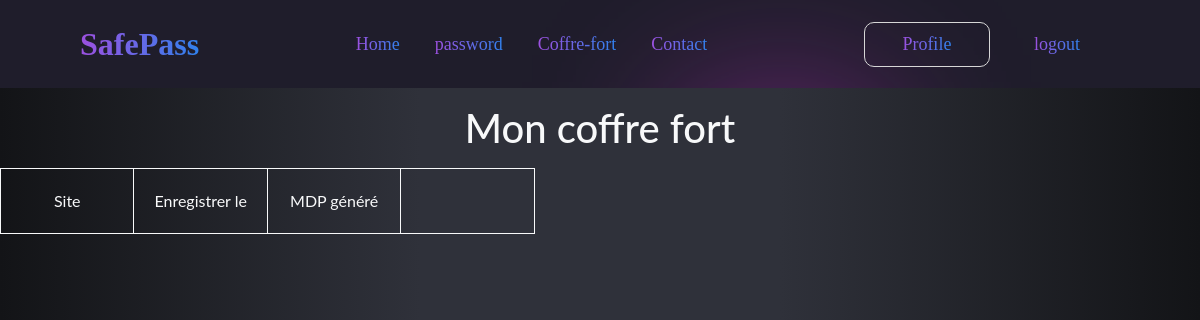
/generator/coffre-fort/ (signed in), run on an earlier commit of the app's database.
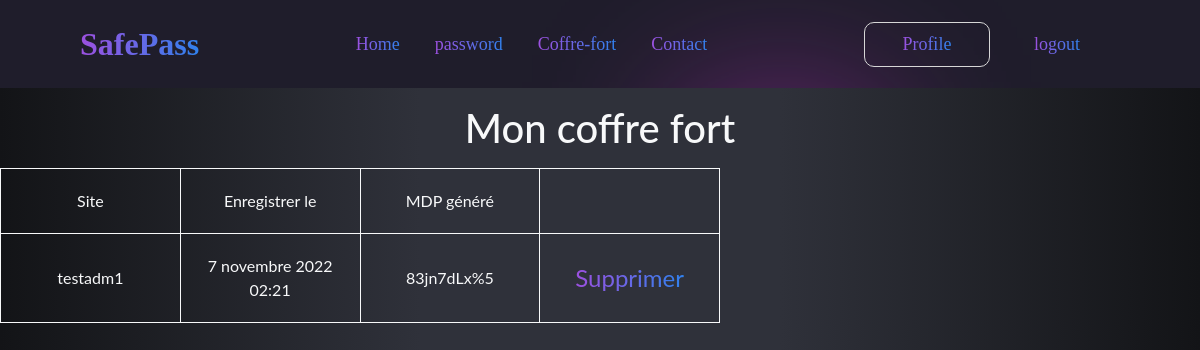
And on a later commit of the database.
### generator/models.py (models this page shows, shortened)
class GenPass(models.Model):
    user = models.ForeignKey(User, on_delete=models.CASCADE, null=True, blank=True)
    site = models.CharField(max_length=30)
    date = models.DateTimeField(default=timezone.now)
    passwords = models.CharField(max_length=300)
    class Meta:
        verbose_name = 'Password'
        verbose_name_plural = 'Passwords'
        ordering = ['site']

### generator/views.py (the view)
# urls.py: path('coffre-fort/', coffre_fort, name='coffre-fort'),
@login_required
def coffre_fort(request):
    password_list = GenPass.objects.filter(user=request.user)
    context = {'password_list': password_list}
    return render(request, 'generator/listalll.html', context)

### templates/generator/listalll.html (shortened to what this page needs)
{% extends 'base.html' %}
{% load static %}
{% block content %}
<div>
    <h1 class="text-center text-light mt-3 mb-3">Mon coffre fort</h1>
</div>
<div class="content text text-light">
    {% if user != 'user.username' %}
        <table>
            <tr>
                <td>Site</td>
                <td>Enregistrer le</td>
                <td>MDP généré</td>
                <td></td>
            </tr>
            {% for pass in password_list %}
                <tr>
                    <td>{{ pass.site }}</td>
                    <td>{{ pass.date }}</td>
                    <td>{{ pass.passwords }}</td>
                    <td><a href="#" class="deleterecord">Supprimer</a></td>
                </tr>
            {% endfor %}
        </table>
{% endif %}
</div>
{% endblock %}

What changed in the data, as far as the page shows it:
now on this page (row edited): GenPass: site "testadm1", date "7 novembre 2022 02:21", passwords "83jn7dLx%5"
